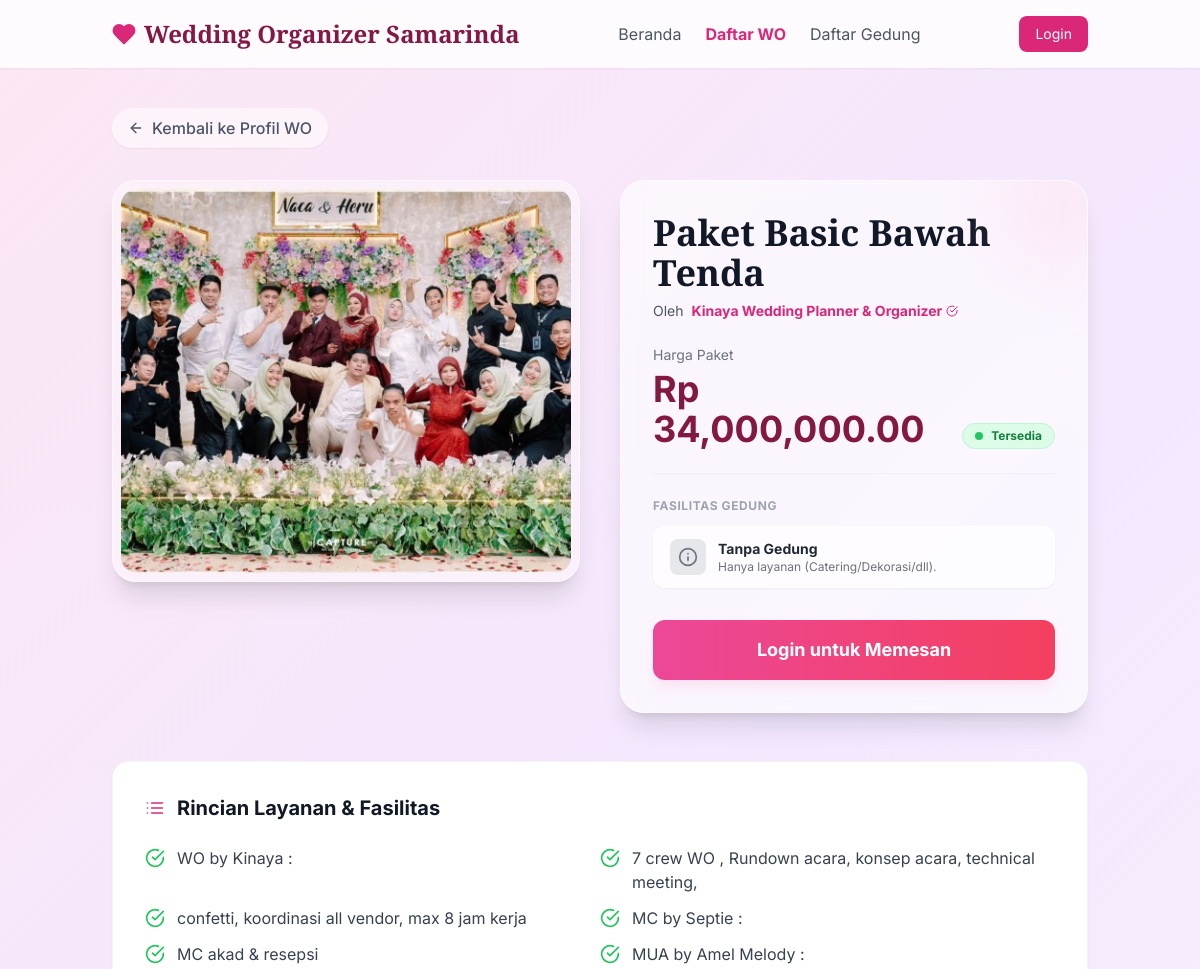
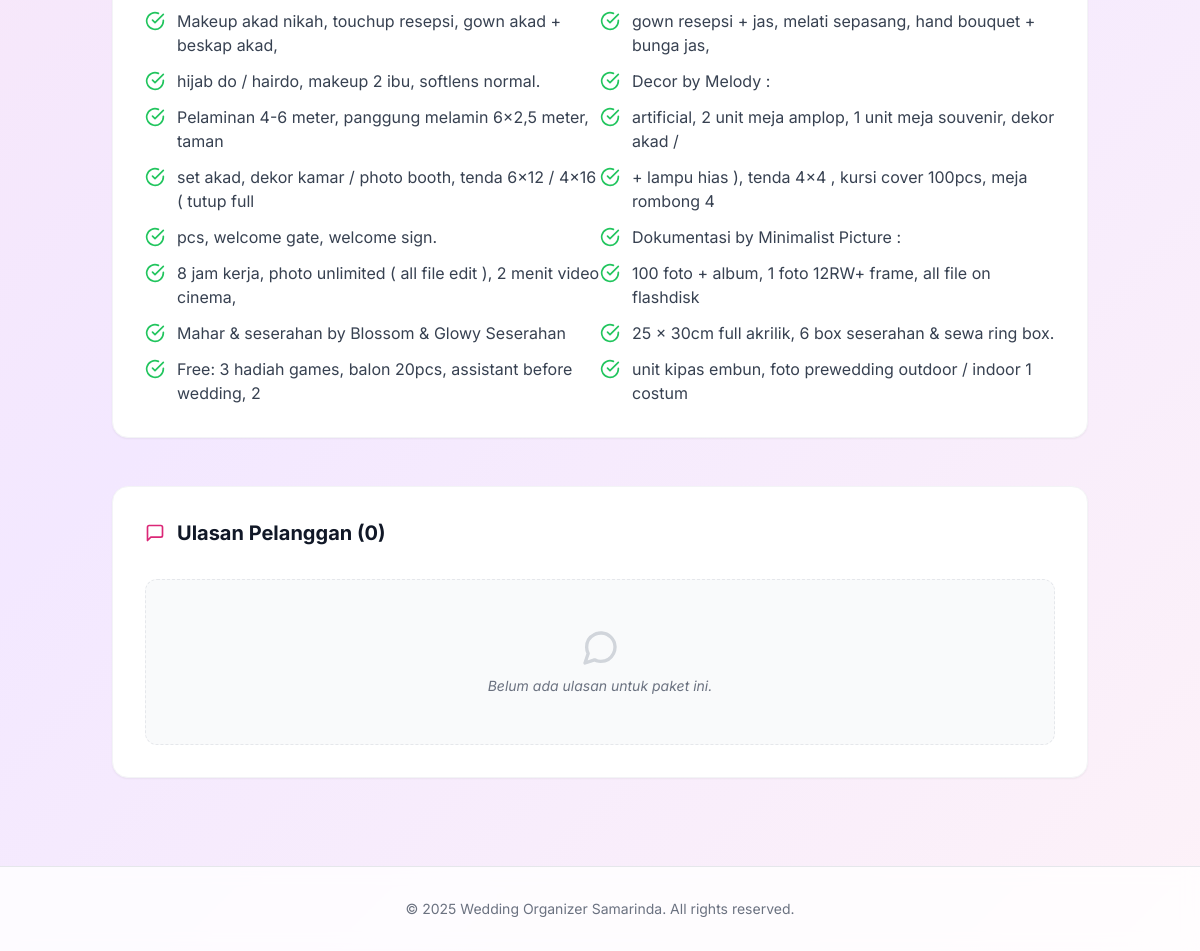
/paket/3/, run on the app's committed database (2 pictures, top to bottom).
### organizer/models.py (models this page shows, shortened)
class Paket(models.Model):
    KATEGORI_PAKET_CHOICES = [
        ('non_gedung', '❌ Tanpa Gedung / Venue Bebas'),
        ('S', '🏢 Gedung Small (S)'),
        ('M', '🏢 Gedung Medium (M)'),
        ('L', '🏢 Gedung Large (L)'),
    ]
    wo = models.ForeignKey(settings.AUTH_USER_MODEL, on_delete=models.CASCADE, related_name='paket_wo')
    nama_paket = models.CharField(max_length=100)
    harga = models.DecimalField(max_digits=12, decimal_places=2)
    deskripsi = models.TextField()
    foto = models.ImageField(upload_to='paket_fotos/', null=True, blank=True)
    is_active = models.BooleanField(default=True)
    kategori_gedung = models.CharField(
        max_length=20,
        choices=KATEGORI_PAKET_CHOICES,
        default='non_gedung',
        help_text="Tentukan apakah paket ini termasuk fasilitas gedung, dan kategori apa."
    )
    created_at = models.DateTimeField(default=timezone.now)

### pengguna/models.py (models this page shows, shortened)
class ProfilWO(models.Model):
    user = models.OneToOneField(User, on_delete=models.CASCADE)
    nama_brand = models.CharField(max_length=100)
    logo = models.ImageField(upload_to='logos/', null=True, blank=True)
    foto_sampul = models.ImageField(upload_to='sampul/', null=True, blank=True)
    deskripsi = models.TextField()
    telepon = models.CharField(max_length=20)
    email_bisnis = models.EmailField()
    alamat = models.TextField()

### beranda/views.py (the view)
# urls.py: path('paket/<int:paket_id>/', views.detail_paket_view, name='detail_paket'),
def detail_paket_view(request, paket_id):
    paket = get_object_or_404(Paket, id=paket_id)
    ulasan_list = Ulasan.objects.filter(wo=paket.wo).order_by('-created_at')
    rating_rata2 = ulasan_list.aggregate(Avg('rating'))['rating__avg'] or 0
    context = {
        'paket': paket,
        'rating_rata2': round(rating_rata2, 1),
        'jumlah_ulasan': ulasan_list.count(),
        'ulasan_list': ulasan_list
    }
    return render(request, 'beranda/detail_paket.html', context)

### beranda/templates/beranda/detail_paket.html (shortened to what this page needs)
{% load humanize %}
<!DOCTYPE html>
<html lang="id">
<head>
    <script src="https://cdn.tailwindcss.com"></script>
</head>
<body class="min-h-screen relative flex flex-col">
    <div class="floating-shapes">
    </div>
    <header class="bg-white/80 backdrop-blur shadow-sm sticky top-0 z-50">
        <nav class="container mx-auto px-6 py-4 flex justify-between items-center">
            <a href="{% url 'index' %}" class="text-2xl font-serif-display text-primary-dark font-bold flex items-center">
                <i data-feather="heart" class="w-6 h-6 mr-2 text-pink-600 fill-current"></i>
                Wedding Organizer Samarinda
            </a>
            <div class="hidden lg:flex items-center space-x-6">
                <a href="{% url 'index' %}" class="text-gray-600 hover:text-pink-600 transition">Beranda</a>
                <a href="{% url 'daftar_wo' %}" class="text-pink-600 font-bold">Daftar WO</a>
                <a href="{% url 'daftar_gedung' %}" class="text-gray-600 hover:text-pink-600 transition">Daftar Gedung</a>
            </div>
            <div class="flex items-center space-x-4">
                {% if user.is_authenticated %}
                    <span class="text-gray-700 hidden sm:block">Halo, {{ request.user.first_name|default:request.user.username }}!</span>
                    <form action="{% url 'logout' %}" method="post" class="inline">
                        {% csrf_token %}
                        <button type="submit" class="text-gray-500 hover:text-primary-dark" title="Logout">
                            <i data-feather="log-out"></i>
                        </button>
                    </form>
                {% else %}
                    <a href="{% url 'login' %}" class="btn-primary px-4 py-2 rounded-lg text-sm">Login</a>
                {% endif %}
            </div>
        </nav>
    </header>
    <main class="relative z-10 container mx-auto px-6 py-10 flex-grow">
        <div class="mb-8">
            <a href="{% url 'detail_wo' paket.wo.id %}" class="inline-flex items-center text-gray-600 hover:text-pink-600 transition-colors font-medium bg-white/50 px-4 py-2 rounded-full backdrop-blur-sm shadow-sm">
                <i data-feather="arrow-left" class="w-4 h-4 mr-2"></i>
                Kembali ke Profil WO
            </a>
        </div>
        <div class="grid grid-cols-1 lg:grid-cols-2 gap-10 items-start mb-12">
            <div class="space-y-6">
                <div class="glass-effect rounded-3xl overflow-hidden shadow-xl p-2 bg-white/40">
                    <img id="mainImage" src="{% if paket.foto %}{{ paket.foto.url }}{% elif paket.galeri.first %}{{ paket.galeri.first.foto.url }}{% else %}https://placehold.co/600x400/F9A8D4/831843?text=No+Image{% endif %}" alt="{{ paket.nama_paket }}" class="w-full h-80 md:h-96 object-cover rounded-2xl shadow-inner">
                </div>
            </div>
            <div class="space-y-6">
                <div class="glass-effect rounded-3xl p-8 shadow-xl relative overflow-hidden bg-white/60">
                    <div class="absolute top-0 right-0 w-32 h-32 bg-pink-300 opacity-20 rounded-full -mr-10 -mt-10 blur-2xl"></div>
                    <h1 class="text-3xl md:text-4xl font-serif-display font-bold text-gray-900 mb-2">{{ paket.nama_paket }}</h1>
                    <div class="flex items-center text-gray-600 mb-6 text-sm">
                        <span>Oleh</span>
                        <a href="{% url 'detail_wo' paket.wo.id %}" class="ml-2 font-bold text-pink-600 hover:underline flex items-center">
                            {{ paket.wo.profilwo.nama_brand }}
                            <i data-feather="check-circle" class="w-3 h-3 ml-1"></i>
                        </a>
                    </div>
                    <div class="flex flex-col sm:flex-row sm:items-end sm:justify-between mb-6 border-b border-gray-200/50 pb-6">
                        <div>
                            <p class="text-sm text-gray-500 mb-1">Harga Paket</p>
                            <span class="text-4xl font-bold text-primary-dark">Rp {{ paket.harga|intcomma }}</span>
                        </div>
                        {% if paket.is_active %}
                            <span class="inline-flex items-center px-3 py-1 rounded-full bg-green-100 text-green-700 text-xs font-bold mt-4 sm:mt-0 border border-green-200">
                                <span class="w-2 h-2 bg-green-500 rounded-full mr-2 animate-pulse"></span> Tersedia
                            </span>
                        {% else %}
                            <span class="inline-flex items-center px-3 py-1 rounded-full bg-gray-200 text-gray-500 text-xs font-bold mt-4 sm:mt-0">
                                Tidak Tersedia
                            </span>
                        {% endif %}
                    </div>
                    <div class="mb-8">
                        <h3 class="text-xs font-bold text-gray-400 uppercase tracking-wider mb-3">Fasilitas Gedung</h3>
                        {% if paket.kategori_gedung == 'non_gedung' %}
                            <div class="inline-flex items-center px-4 py-3 rounded-xl bg-white/60 border border-white shadow-sm text-gray-600 w-full">
                                <div class="bg-gray-200 p-2 rounded-lg mr-3">
                                    <i data-feather="info" class="w-5 h-5 text-gray-500"></i>
                                </div>
                                <div>
                                    <p class="font-bold text-gray-800 text-sm">Tanpa Gedung</p>
                                    <p class="text-xs text-gray-500">Hanya layanan (Catering/Dekorasi/dll).</p>
                                </div>
                            </div>
                        {% endif %}
                    </div>
                    {% if user.is_authenticated %}
                        {% if user.profil.role == 'customer' %}
                            <a href="{% url 'buat_pesanan' paket.id %}" class="btn-hover block w-full bg-gradient-to-r from-pink-500 to-rose-500 text-white text-center py-4 px-6 rounded-xl font-bold text-lg shadow-lg shadow-pink-200/50 transition-all duration-200 transform">
                                Pesan Paket Ini Sekarang
                            </a>
                            <p class="text-center text-xs text-gray-400 mt-3 flex justify-center items-center">
                                <i data-feather="shield" class="w-3 h-3 mr-1"></i> Pembayaran aman via Escrow
                            </p>
                        {% else %}
                            <button disabled class="w-full bg-gray-300 text-gray-500 py-3 rounded-xl font-bold cursor-not-allowed">
                                Login sebagai Customer untuk memesan
                            </button>
                        {% endif %}
                    {% else %}
                        <button onclick="openLoginModal()" class="btn-hover block w-full bg-gradient-to-r from-pink-500 to-rose-500 text-white text-center py-4 px-6 rounded-xl font-bold text-lg shadow-lg shadow-pink-200/50 transition-all duration-200 transform">
                            Login untuk Memesan
                        </button>
                    {% endif %}
                </div>
            </div>
        </div>
        <div class="w-full mb-12">
            <div class="bg-white p-8 rounded-2xl shadow-sm border border-gray-100">
                <h3 class="text-xl font-bold text-gray-900 mb-6 flex items-center">
                    <i data-feather="list" class="w-5 h-5 mr-3 text-pink-600"></i> Rincian Layanan & Fasilitas
                </h3>
                <div class="grid grid-cols-1 md:grid-cols-2 gap-y-3">
                    {% if paket.deskripsi %}
                        {% for item in paket.deskripsi.splitlines %}
                            {% if item.strip %}
                            <div class="flex items-start text-gray-700">
                                <i data-feather="check-circle" class="w-5 h-5 text-green-500 mr-3 flex-shrink-0 mt-0.5"></i>
                                <span class="text-sm md:text-base leading-relaxed">{{ item }}</span>
                            </div>
                            {% endif %}
                        {% endfor %}
                    {% else %}
                        <p class="text-gray-500 italic">Informasi layanan belum ditambahkan.</p>
                    {% endif %}
                </div>
            </div>
        </div>
        <div class="w-full">
            <div class="bg-white p-8 rounded-2xl shadow-sm border border-gray-100">
                <div class="flex items-center justify-between mb-8">
                    <h3 class="text-xl font-bold text-gray-900 flex items-center">
                        <i data-feather="message-square" class="w-5 h-5 mr-3 text-pink-600"></i>
                        Ulasan Pelanggan ({{ jumlah_ulasan }})
                    </h3>
                </div>
                <div class="space-y-6">
                    {% for ulasan in ulasan_list %}
                    <div class="border-b border-gray-100 pb-6 last:border-0 last:pb-0">
                        <div class="flex justify-between items-start mb-2">
                            <div class="flex items-center">
                                <div class="w-10 h-10 bg-pink-100 rounded-full flex items-center justify-center font-bold text-pink-600 mr-3 border-2 border-white shadow-sm">
                                    {{ ulasan.penulis.first_name|slice:":1"|default:ulasan.penulis.username|slice:":1"|upper }}
                                </div>
                                <div>
                                    <p class="font-bold text-gray-800 text-sm">{{ ulasan.penulis.first_name|default:ulasan.penulis.username }}</p>
                                    <p class="text-xs text-gray-400">{{ ulasan.created_at|date:"d M Y" }}</p>
                                </div>
                            </div>
                            <div class="flex text-yellow-400">
                                {% for i in "12345" %}
                                    {% if forloop.counter <= ulasan.rating %}
                                        <i data-feather="star" class="w-4 h-4 fill-current"></i>
                                    {% else %}
                                        <i data-feather="star" class="w-4 h-4 text-gray-300"></i>
                                    {% endif %}
                                {% endfor %}
                            </div>
                        </div>
                        <p class="text-gray-600 text-sm ml-13 pl-14 italic">"{{ ulasan.komentar }}"</p>
                    </div>
                    {% empty %}
                    <div class="text-center py-12 bg-gray-50 rounded-xl border border-dashed border-gray-200">
                        <i data-feather="message-circle" class="w-10 h-10 text-gray-300 mx-auto mb-2"></i>
                        <p class="text-gray-500 italic text-sm">Belum ada ulasan untuk paket ini.</p>
                    </div>
                    {% endfor %}
                </div>
            </div>
        </div>
    </main>
    <footer class="bg-white/80 backdrop-blur py-8 mt-12 border-t border-gray-200">
        <div class="container mx-auto text-center text-sm text-gray-500">
            &copy; 2025 Wedding Organizer Samarinda. All rights reserved.
        </div>
    </footer>
</body>
</html>

### beranda/templates/beranda/detail_paket.html (style rules this page uses)
body { background: linear-gradient(135deg, #fce7f3 0%, #f3e8ff 50%, #fdf2f8 100%); font-family: 'Inter', -apple-system, BlinkMacSystemFont, sans-serif; }
.font-serif-display { font-family: 'Playfair Display', serif; }
.text-primary-dark { color: #831843; }
.glass-effect { backdrop-filter: blur(10px); background: rgba(255, 255, 255, 0.6); border: 1px solid rgba(255, 255, 255, 0.5); }
.floating-shapes { position: absolute; width: 100%; height: 100%; overflow: hidden; z-index: 0; }
.btn-primary { background-color: #DB2777; color: white; transition: all 0.3s ease; }

### data on the page
Paket: foto (picture), nama_paket "Paket Basic Bawah Tenda", wo.profilwo.nama_brand "Kinaya Wedding Planner & Organizer", harga "34,000,000.00"

### other printed values
{{ item }} "WO by Kinaya :" "7 crew WO , Rundown acara, konsep acara, technical meeting," "confetti, koordinasi all vendor, max 8 jam kerja" "MC by Septie :" "MC akad & resepsi" "MUA by Amel Melody :" "Makeup akad nikah, touchup resepsi, gown akad + beskap akad," "gown resepsi + jas, melati sepasang, hand bouquet + bunga jas," "hijab do / hairdo, makeup 2 ibu, softlens normal." "Decor by Melody :" "Pelaminan 4-6 meter, panggung melamin 6x2,5 meter, taman" "artificial, 2 unit meja amplop, 1 unit meja souvenir, dekor akad /" "set akad, dekor kamar / photo booth, tenda 6x12 / 4x16 ( tutup full" "+ lampu hias ), tenda 4x4 , kursi cover 100pcs, meja rombong 4" "pcs, welcome gate, welcome sign." "Dokumentasi by Minimalist Picture :" "8 jam kerja, photo unlimited ( all file edit ), 2 menit video cinema," "100 foto + album, 1 foto 12RW+ frame, all file on flashdisk" "Mahar & seserahan by Blossom & Glowy Seserahan" "25 x 30cm full akrilik, 6 box seserahan & sewa ring box." "Free: 3 hadiah games, balon 20pcs, assistant before wedding, 2" "unit kipas embun, foto prewedding outdoor / indoor 1 costum"
{{ jumlah_ulasan }} "0"
